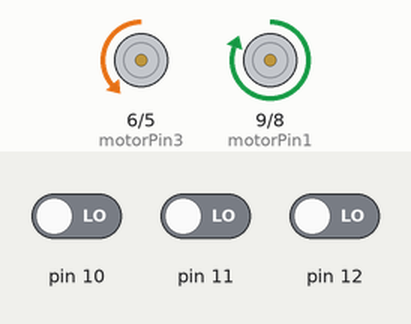
Simulated run of this sketch. Board: Arduino Uno, built with avr-gcc and run on an emulated ATmega328P. On the bench: motor-driver pin pairs drawn as motors (green arrow = first pin HIGH = forward, orange = second pin HIGH = backward, longer = more drive). Inputs (shaded band) come from the test bench; at power-on: pin 10 LOW, pin 11 LOW, pin 12 LOW. What the sketch prints to the serial monitor is not drawn.

Above: at 0.1 s.
Timing chart, 0 to 1.6 s (numbered marks = the images above):
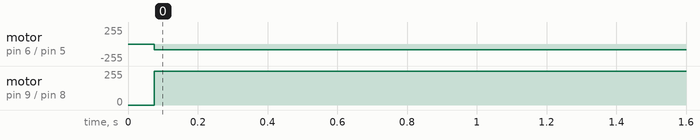

Measured:
- by itself, motor on pin 6 (motorPin3) / pin 5 (motorPin4): stopped → backward 87/255 at 0.08 s
- by itself, motor on pin 9 (motorPin1) / pin 8 (motorPin2): stopped → forward 255/255 at 0.08 s

The sketch:

RcArduinoRobot.ino
```cpp
const int motorPin1  = 9;
const int motorPin2  = 8;

const int motorPin3  = 6;
const int motorPin4  = 5;

int ch1;
int ch2;
int ch3;
int y;
int x;
int z;
void setup() {

  pinMode(10, INPUT);
  pinMode(11, INPUT);
  pinMode(12, INPUT);
 //Set pins as outputs
    pinMode(motorPin1, OUTPUT);
    pinMode(motorPin2, OUTPUT);
    pinMode(motorPin3, OUTPUT);
    pinMode(motorPin4, OUTPUT);
  Serial.begin(9600);

}

void loop() {

  ch1 = pulseIn(10, HIGH, 25000);
  ch2 = pulseIn(11, HIGH, 25000);
  ch3 = pulseIn(12, HIGH, 25000);
x= map(ch1, 996, 1975, 0, 255);
y= map(ch3, 993,1983,0,255);
Serial.println(ch1);

if(y < 10)
{
  y = 0;}
  if(x < 100)
  {

    z = map(x,110,0,0,255);
      analogWrite(motorPin1, z);
    analogWrite(motorPin2, 0);
    analogWrite(motorPin3, 0 );
    analogWrite(motorPin4, z);

  }
else if(x > 130)
 {

        analogWrite(motorPin1, 0);
    analogWrite(motorPin2, x);
    analogWrite(motorPin3, x);
    analogWrite(motorPin4, 0);
  }
 else if(y > 10)
  {
    x = 110;
        analogWrite(motorPin1, y);
    analogWrite(motorPin2, 0);
    analogWrite(motorPin3, y);
    analogWrite(motorPin4, 0);
  }
  else{
        analogWrite(motorPin1, 0);
    analogWrite(motorPin2, 0);
    analogWrite(motorPin3, 0);
    analogWrite(motorPin4, 0);

    }


}
```
